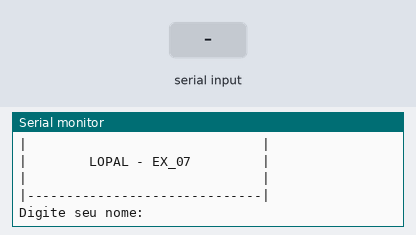
Simulated run of this sketch. Board: Arduino Uno, built with avr-gcc and run on an emulated ATmega328P. Shown: the last lines printed to the serial monitor. The test bench sets the inputs (shaded band).

Above: at 1.2 s.
1.3 s: "90,45\n" received over Serial
At 2.5 s:
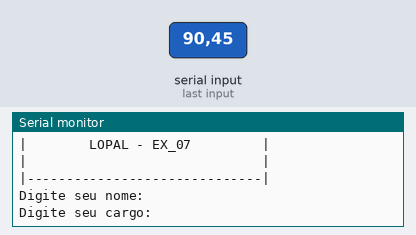
2.8 s: "30,150\n" received over Serial
At 3.9 s:
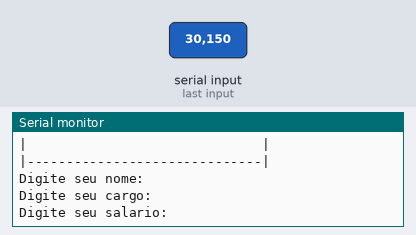
4.3 s: "5\n" received over Serial
At 4.51 s:
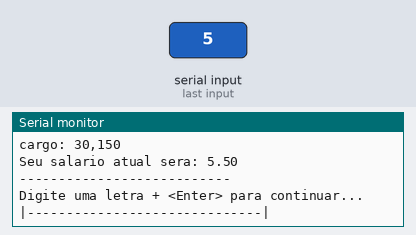

Measured:
- after the input at 1.3 s, the serial monitor: prints a new line at once (image 1)
- after the input at 2.8 s, the serial monitor: prints a new line at once (image 2)
- after the input at 4.3 s, the serial monitor: prints a new line at once (image 3)

The sketch:

LOPAL_EX_07.ino
```cpp
//Faça um programa que receba o nome, cargo e salário de um funcionário.
//Calcule o  salário acrescido de 10%. Ao final exiba o nome,
//o cargo e o novo salário desse  funcionário.

void setup()
{
  Serial.begin(9600);
}

String nome = "";
String cargo = "";
float salario = 0;
float aumentoDeSalario = 0;

void loop()
{
  //cabeçalho
  Serial.println ("|------------------------------|");//primeira linha
  Serial.println ("|                              |");//segunda linha
  Serial.println ("|        LOPAL - EX_07         |");//terceira linha
  Serial.println ("|                              |");//quarta linha
  Serial.println ("|------------------------------|");//quinta linha

  //entrada
  Serial.println ("Digite seu nome: ");//pergunta
  while(! Serial.available() );//espera o usuario digitar/dar um <Enter>
  nome = Serial.readStringUntil('\n');//resposta de nome do usuario
  nome.trim();

  Serial.println ("Digite seu cargo: ");//pergunta
  while(! Serial.available() );//espera o usuario digitar/dar um <Enter>
  cargo = Serial.readStringUntil('\n');//resposta de nome do usuario
  cargo.trim();

  Serial.println ("Digite seu salario: ");//pergunta
  while(! Serial.available() );//espera o usuario digitar/dar um <Enter>
  salario = Serial.parseInt();//resposta do usario

  //processamento
  aumentoDeSalario = salario * 1.10;

  //saida - formatada
  Serial.println("Relatorio:");
  Serial.println();
  Serial.println("---------------------------");
  Serial.println();
  Serial.print ("nome: ");
  Serial.println (nome);
  Serial.print ("cargo: ");
  Serial.println (cargo);
  Serial.println ("Seu salario atual sera: " + String(aumentoDeSalario, 2) );
  Serial.println ();
  Serial.println("---------------------------");

  Serial.println("Digite uma letra + <Enter> para continuar...");//gambi para fazer o programa parar
  while (! Serial.available());
  Serial.println ();
  Serial.println ();
  Serial.read ();//limpa o cache do /n - o <Enter>

}
```
